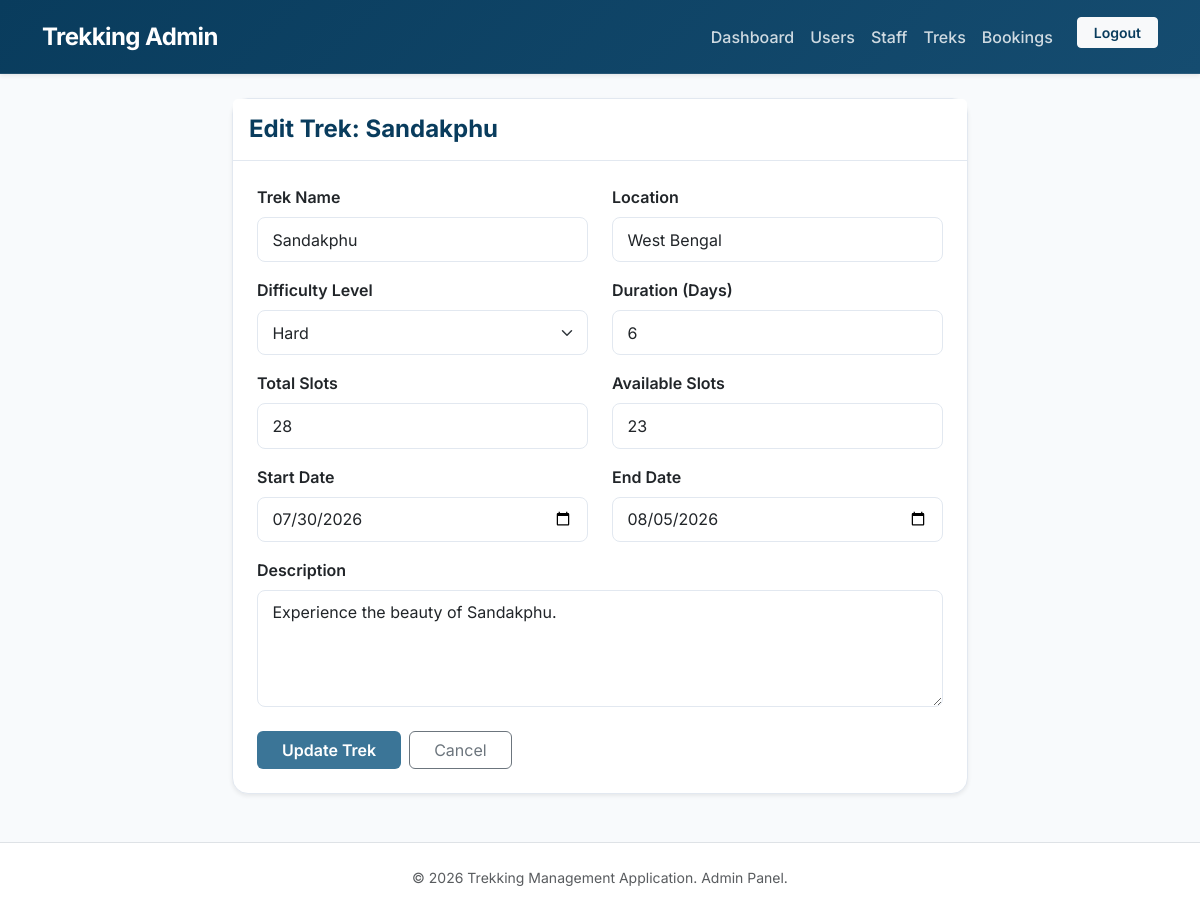
The page /admin/treks/edit/1 (signed in) on the database its author committed.
### models.py (models this page shows, shortened)
class Trek(db.Model):
    __tablename__ = "trek"
    id = db.Column(db.Integer, primary_key=True)
    name = db.Column(db.String(100), nullable=False)
    location = db.Column(db.String(100), nullable=False)
    difficulty = db.Column(db.String(50), nullable=False)
    duration = db.Column(db.Integer, nullable=False)
    total_slots = db.Column(db.Integer, nullable=False)
    available_slots = db.Column(db.Integer, nullable=False)
    assigned_staff = db.Column(
        db.Integer,
        db.ForeignKey("user.id"),
        nullable=True
    )
    start_date = db.Column(db.Date)
    end_date = db.Column(db.Date)
    status = db.Column(db.String(20), default="Pending")
    is_deleted = db.Column(
        db.Boolean,
        default=False
    )
    description = db.Column(db.Text)
    bookings = db.relationship(
        "Booking",
        backref="trek",
        lazy=True
    )

### routes/admin.py (the view, shortened to what this page needs)
@admin.route("/treks/edit/<int:id>", methods=["GET", "POST"])
@login_required
@admin_required
def edit_trek(id):
    trek = Trek.query.get_or_404(id)
    return render_template(
        "admin/trek_form.html",
        trek=trek
    )

### app.py (called while the page is built)
@login_manager.user_loader
def load_user(user_id):
    return User.query.get(int(user_id))

### routes/admin.py (called while the page is built)
def admin_required(func):
    @wraps(func)
    def wrapper(*args, **kwargs):
        if not current_user.is_authenticated:
            return redirect(url_for("auth.login"))
        if current_user.role != "admin":
            flash("Access Denied!", "danger")
            return redirect(url_for("auth.login"))
        return func(*args, **kwargs)
    return wrapper

### templates/admin/trek_form.html (shortened to what this page needs)
{% extends "admin/base.html" %}
{% block content %}
<div class="row justify-content-center">
    <div class="col-lg-8">
        <div class="card shadow-sm">
            <div class="card-header py-3 bg-white">
                <h4 class="mb-0 fw-bold" style="color: var(--primary)">
                    {% if trek %}Edit Trek: {{ trek.name }}{% else %}Add New Trek{% endif %}
                </h4>
            </div>
            <div class="card-body p-4">
                <form method="POST">
                    <div class="row">
                        <div class="col-md-6 mb-3">
                            <label class="form-label fw-semibold">Trek Name</label>
                            <input type="text" class="form-control" name="name" value="{{ trek.name if trek else '' }}" placeholder="e.g. Kedarkantha Winter Trek" required>
                        </div>
                        <div class="col-md-6 mb-3">
                            <label class="form-label fw-semibold">Location</label>
                            <input type="text" class="form-control" name="location" value="{{ trek.location if trek else '' }}" placeholder="e.g. Uttarakhand, India" required>
                        </div>
                    </div>
                    <div class="row">
                        <div class="col-md-6 mb-3">
                            <label class="form-label fw-semibold">Difficulty Level</label>
                            <select class="form-select" name="difficulty">
                                <option value="Hard" {% if trek and trek.difficulty=="Hard" %}selected{% endif %}>Hard</option>
                            </select>
                        </div>
                        <div class="col-md-6 mb-3">
                            <label class="form-label fw-semibold">Duration (Days)</label>
                            <input type="number" min="1" class="form-control" name="duration" value="{{ trek.duration if trek else '' }}" placeholder="e.g. 5" required>
                        </div>
                    </div>
                    <div class="row">
                        <div class="col-md-6 mb-3">
                            <label class="form-label fw-semibold">Total Slots</label>
                            <input type="number" min="1" class="form-control" name="total_slots" value="{{ trek.total_slots if trek else '' }}" placeholder="e.g. 30" required>
                        </div>
                        <div class="col-md-6 mb-3">
                            <label class="form-label fw-semibold">Available Slots</label>
                            <input type="number" min="0" class="form-control" name="available_slots" value="{{ trek.available_slots if trek else '' }}" placeholder="e.g. 30" required>
                        </div>
                    </div>
                    <div class="row">
                        <div class="col-md-6 mb-3">
                            <label class="form-label fw-semibold">Start Date</label>
                            <input type="date" class="form-control" name="start_date" value="{{ trek.start_date if trek else '' }}" required>
                        </div>
                        <div class="col-md-6 mb-3">
                            <label class="form-label fw-semibold">End Date</label>
                            <input type="date" class="form-control" name="end_date" value="{{ trek.end_date if trek else '' }}" required>
                        </div>
                    </div>
                    <div class="mb-4">
                        <label class="form-label fw-semibold">Description</label>
                        <textarea class="form-control" rows="4" name="description" placeholder="Describe the trek experience, routes, requirements..." required>{{ trek.description if trek else '' }}</textarea>
                    </div>
                    <div class="d-flex gap-2">
                        <button type="submit" class="btn btn-custom px-4 fw-semibold">
                            {% if trek %}Update Trek{% else %}Add Trek{% endif %}
                        </button>
                        <a href="{{ url_for('admin.treks') }}" class="btn btn-outline-secondary px-4">
                            Cancel
                        </a>
                    </div>
                </form>
            </div>
        </div>
    </div>
</div>
{% endblock %}

### static/css/style.css (style rules this page uses)
:root { --primary: #093c5d; --primary-light: #154c70; --secondary: #3b7597; --accent: #5df8d8; --bg-light: #f8fafc; --card-bg: #ffffff; --text-main: #1e293b; --text-muted: #64748b; --border-color: #e2e8f0; }
body { font-family: 'Inter', system-ui, -apple-system, sans-serif; background-color: var(--bg-light); color: var(--text-main); display: flex; flex-direction: column; min-height: 100vh; margin: 0; }
.btn-custom { background-color: var(--secondary); color: #ffffff; transition: all 0.2s ease; }
.card { background-color: var(--card-bg); border: 1px solid var(--border-color); border-radius: 1rem; transition: all 0.3s cubic-bezier(0.4, 0, 0.2, 1); }
.card-header { border-bottom: 1px solid var(--border-color); background: transparent; font-weight: 600; }
.form-control, .form-select { border: 1px solid var(--border-color); border-radius: 0.5rem; padding: 0.6rem 0.9rem; transition: all 0.2s ease; }

### rows shown on the page
Trek: name "Sandakphu", location "West Bengal", difficulty "Hard", duration "6", total_slots "28", available_slots "23", start_date "07/30/2026", end_date "08/05/2026", description "Experience the beauty of Sandakphu."
